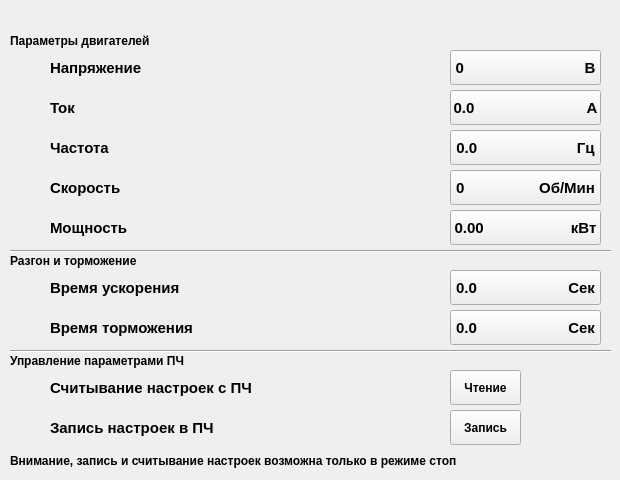
     <widget class="QWidget" name="Settings_Station_Settings_Engine_Parameters_page">
      <widget class="QLabel" name="label_81">
       <property name="geometry">
        <rect>
         <x>50</x>
         <y>50</y>
         <width>191</width>
         <height>35</height>
        </rect>
       </property>
       <property name="font">
        <font>
         <family>Arial</family>
         <pointsize>11</pointsize>
         <weight>75</weight>
         <bold>true</bold>
        </font>
       </property>
       <property name="text">
        <string>Напряжение</string>
       </property>
      </widget>
      <widget class="QLabel" name="station_settings_engine_parameters_icon_label_1">
       <property name="geometry">
        <rect>
         <x>10</x>
         <y>50</y>
         <width>40</width>
         <height>35</height>
        </rect>
       </property>
       <property name="text">
        <string/>
       </property>
      </widget>
      <widget class="QPushButton" name="station_settings_engine_parameters_voltage_18MotorVoltage_pushButton">
       <property name="geometry">
        <rect>
         <x>450</x>
         <y>50</y>
         <width>151</width>
         <height>35</height>
        </rect>
       </property>
       <property name="font">
        <font>
         <family>Arial</family>
         <pointsize>11</pointsize>
         <weight>75</weight>
         <bold>true</bold>
        </font>
       </property>
       <property name="text">
        <string>0                             B</string>
       </property>
      </widget>
      <widget class="QLabel" name="label_71">
       <property name="geometry">
        <rect>
         <x>10</x>
         <y>30</y>
         <width>171</width>
         <height>21</height>
        </rect>
       </property>
       <property name="font">
        <font>
         <family>Arial</family>
         <pointsize>9</pointsize>
         <weight>75</weight>
         <bold>true</bold>
        </font>
       </property>
       <property name="text">
        <string>Параметры двигателей</string>
       </property>
      </widget>
      <widget class="QLabel" name="station_settings_engine_parameters_icon_label_2">
       <property name="geometry">
        <rect>
         <x>10</x>
         <y>90</y>
         <width>40</width>
         <height>35</height>
        </rect>
       </property>
       <property name="text">
        <string/>
       </property>
      </widget>
      <widget class="QLabel" name="station_settings_engine_parameters_icon_label_3">
       <property name="geometry">
        <rect>
         <x>10</x>
         <y>130</y>
         <width>40</width>
         <height>35</height>
        </rect>
       </property>
       <property name="text">
        <string/>
       </property>
      </widget>
      <widget class="QLabel" name="station_settings_engine_parameters_icon_label_4">
       <property name="geometry">
        <rect>
         <x>10</x>
         <y>170</y>
         <width>40</width>
         <height>35</height>
        </rect>
       </property>
       <property name="text">
        <string/>
       </property>
      </widget>
      <widget class="QLabel" name="station_settings_engine_parameters_icon_label_5">
       <property name="geometry">
        <rect>
         <x>10</x>
         <y>210</y>
         <width>40</width>
         <height>35</height>
        </rect>
       </property>
       <property name="text">
        <string/>
       </property>
      </widget>
      <widget class="QLabel" name="label_85">
       <property name="geometry">
        <rect>
         <x>50</x>
         <y>90</y>
         <width>191</width>
         <height>35</height>
        </rect>
       </property>
       <property name="font">
        <font>
         <family>Arial</family>
         <pointsize>11</pointsize>
         <weight>75</weight>
         <bold>true</bold>
        </font>
       </property>
       <property name="text">
        <string>Ток</string>
       </property>
      </widget>
      <widget class="QLabel" name="label_72">
       <property name="geometry">
        <rect>
         <x>10</x>
         <y>250</y>
         <width>171</width>
         <height>21</height>
        </rect>
       </property>
       <property name="font">
        <font>
         <family>Arial</family>
         <pointsize>9</pointsize>
         <weight>75</weight>
         <bold>true</bold>
        </font>
       </property>
       <property name="text">
        <string>Разгон и торможение</string>
       </property>
      </widget>
      <widget class="QLabel" name="label_86">
       <property name="geometry">
        <rect>
         <x>10</x>
         <y>350</y>
         <width>181</width>
         <height>21</height>
        </rect>
       </property>
       <property name="font">
        <font>
         <family>Arial</family>
         <pointsize>9</pointsize>
         <weight>75</weight>
         <bold>true</bold>
        </font>
       </property>
       <property name="text">
        <string>Управление параметрами ПЧ</string>
       </property>
      </widget>
      <widget class="Line" name="station_settings_engine_parameters_line_1">
       <property name="geometry">
        <rect>
         <x>10</x>
         <y>250</y>
         <width>601</width>
         <height>2</height>
        </rect>
       </property>
       <property name="frameShadow">
        <enum>QFrame::Sunken</enum>
       </property>
       <property name="orientation">
        <enum>Qt::Horizontal</enum>
       </property>
      </widget>
      <widget class="Line" name="station_settings_engine_parameters_line_2">
       <property name="geometry">
        <rect>
         <x>10</x>
         <y>350</y>
         <width>601</width>
         <height>2</height>
        </rect>
       </property>
       <property name="frameShadow">
        <enum>QFrame::Sunken</enum>
       </property>
       <property name="orientation">
        <enum>Qt::Horizontal</enum>
       </property>
      </widget>
      <widget class="QLabel" name="station_settings_engine_parameters_icon_label_6">
       <property name="geometry">
        <rect>
         <x>10</x>
         <y>270</y>
         <width>40</width>
         <height>35</height>
        </rect>
       </property>
       <property name="text">
        <string/>
       </property>
      </widget>
      <widget class="QLabel" name="station_settings_engine_parameters_icon_label_7">
       <property name="geometry">
        <rect>
         <x>10</x>
         <y>310</y>
         <width>40</width>
         <height>35</height>
        </rect>
       </property>
       <property name="text">
        <string/>
       </property>
      </widget>
      <widget class="QLabel" name="label_87">
       <property name="geometry">
        <rect>
         <x>50</x>
         <y>130</y>
         <width>191</width>
         <height>35</height>
        </rect>
       </property>
       <property name="font">
        <font>
         <family>Arial</family>
         <pointsize>11</pointsize>
         <weight>75</weight>
         <bold>true</bold>
        </font>
       </property>
       <property name="text">
        <string>Частота</string>
       </property>
      </widget>
      <widget class="QLabel" name="label_89">
       <property name="geometry">
        <rect>
         <x>50</x>
         <y>170</y>
         <width>191</width>
         <height>35</height>
        </rect>
       </property>
       <property name="font">
        <font>
         <family>Arial</family>
         <pointsize>11</pointsize>
         <weight>75</weight>
         <bold>true</bold>
        </font>
       </property>
       <property name="text">
        <string>Скорость</string>
       </property>
      </widget>
      <widget class="QLabel" name="label_90">
       <property name="geometry">
        <rect>
         <x>50</x>
         <y>210</y>
         <width>191</width>
         <height>35</height>
        </rect>
       </property>
       <property name="font">
        <font>
         <family>Arial</family>
         <pointsize>11</pointsize>
         <weight>75</weight>
         <bold>true</bold>
        </font>
       </property>
       <property name="text">
        <string>Мощность</string>
       </property>
      </widget>
      <widget class="QLabel" name="label_91">
       <property name="geometry">
        <rect>
         <x>50</x>
         <y>270</y>
         <width>191</width>
         <height>35</height>
        </rect>
       </property>
       <property name="font">
        <font>
         <family>Arial</family>
         <pointsize>11</pointsize>
         <weight>75</weight>
         <bold>true</bold>
        </font>
       </property>
       <property name="text">
        <string>Время ускорения</string>
       </property>
      </widget>
      <widget class="QLabel" name="label_92">
       <property name="geometry">
        <rect>
         <x>50</x>
         <y>310</y>
         <width>191</width>
         <height>35</height>
        </rect>
       </property>
       <property name="font">
        <font>
         <family>Arial</family>
         <pointsize>11</pointsize>
         <weight>75</weight>
         <bold>true</bold>
        </font>
       </property>
       <property name="text">
        <string>Время торможения</string>
       </property>
      </widget>
      <widget class="QLabel" name="label_93">
       <property name="geometry">
        <rect>
         <x>50</x>
         <y>370</y>
         <width>211</width>
         <height>35</height>
        </rect>
       </property>
       <property name="font">
        <font>
         <family>Arial</family>
         <pointsize>11</pointsize>
         <weight>75</weight>
         <bold>true</bold>
        </font>
       </property>
       <property name="text">
        <string>Считывание настроек с ПЧ</string>
       </property>
      </widget>
      <widget class="QLabel" name="label_94">
       <property name="geometry">
        <rect>
         <x>50</x>
         <y>410</y>
         <width>211</width>
         <height>35</height>
        </rect>
       </property>
       <property name="font">
        <font>
         <family>Arial</family>
         <pointsize>11</pointsize>
         <weight>75</weight>
         <bold>true</bold>
        </font>
       </property>
       <property name="text">
        <string>Запись настроек в ПЧ</string>
       </property>
      </widget>
      <widget class="QLabel" name="station_settings_engine_parameters_icon_label_8">
       <property name="geometry">
        <rect>
         <x>10</x>
         <y>370</y>
         <width>40</width>
         <height>35</height>
        </rect>
       </property>
       <property name="text">
        <string/>
       </property>
      </widget>
      <widget class="QLabel" name="station_settings_engine_parameters_icon_label_9">
       <property name="geometry">
        <rect>
         <x>10</x>
         <y>410</y>
         <width>40</width>
         <height>35</height>
        </rect>
       </property>
       <property name="text">
        <string/>
       </property>
      </widget>
      <widget class="QPushButton" name="station_settings_engine_parameters_amperage_18MotorCurrent_pushButton">
       <property name="geometry">
        <rect>
         <x>450</x>
         <y>90</y>
         <width>151</width>
         <height>35</height>
        </rect>
       </property>
       <property name="font">
        <font>
         <family>Arial</family>
         <pointsize>11</pointsize>
         <weight>75</weight>
         <bold>true</bold>
        </font>
       </property>
       <property name="text">
        <string>0.0                           А</string>
       </property>
      </widget>
      <widget class="QPushButton" name="station_settings_engine_parameters_frequency_18MotorFrequency_pushButton">
       <property name="geometry">
        <rect>
         <x>450</x>
         <y>130</y>
         <width>151</width>
         <height>35</height>
        </rect>
       </property>
       <property name="font">
        <font>
         <family>Arial</family>
         <pointsize>11</pointsize>
         <weight>75</weight>
         <bold>true</bold>
        </font>
       </property>
       <property name="text">
        <string>0.0                        Гц</string>
       </property>
      </widget>
      <widget class="QPushButton" name="station_settings_engine_parameters_speed_18MotorSpeed_pushButton">
       <property name="geometry">
        <rect>
         <x>450</x>
         <y>170</y>
         <width>151</width>
         <height>35</height>
        </rect>
       </property>
       <property name="font">
        <font>
         <family>Arial</family>
         <pointsize>11</pointsize>
         <weight>75</weight>
         <bold>true</bold>
        </font>
       </property>
       <property name="text">
        <string>0                  Об/Мин</string>
       </property>
      </widget>
      <widget class="QPushButton" name="station_settings_engine_parameters_power_18MotorPower_pushButton">
       <property name="geometry">
        <rect>
         <x>450</x>
         <y>210</y>
         <width>151</width>
         <height>35</height>
        </rect>
       </property>
       <property name="font">
        <font>
         <family>Arial</family>
         <pointsize>11</pointsize>
         <weight>75</weight>
         <bold>true</bold>
        </font>
       </property>
       <property name="text">
        <string>0.00                     кВт</string>
       </property>
      </widget>
      <widget class="QLabel" name="shield_15_label">
       <property name="geometry">
        <rect>
         <x>410</x>
         <y>50</y>
         <width>40</width>
         <height>35</height>
        </rect>
       </property>
       <property name="text">
        <string/>
       </property>
      </widget>
      <widget class="QLabel" name="shield_16_label">
       <property name="geometry">
        <rect>
         <x>410</x>
         <y>90</y>
         <width>40</width>
         <height>35</height>
        </rect>
       </property>
       <property name="text">
        <string/>
       </property>
      </widget>
      <widget class="QLabel" name="shield_17_label">
       <property name="geometry">
        <rect>
         <x>410</x>
         <y>130</y>
         <width>40</width>
         <height>35</height>
        </rect>
       </property>
       <property name="text">
        <string/>
       </property>
      </widget>
      <widget class="QLabel" name="shield_18_label">
       <property name="geometry">
        <rect>
         <x>410</x>
         <y>170</y>
         <width>40</width>
         <height>35</height>
        </rect>
       </property>
       <property name="text">
        <string/>
       </property>
      </widget>
      <widget class="QLabel" name="shield_19_label">
       <property name="geometry">
        <rect>
         <x>410</x>
         <y>210</y>
         <width>40</width>
         <height>35</height>
        </rect>
       </property>
       <property name="text">
        <string/>
       </property>
      </widget>
      <widget class="QLabel" name="shield_20_label">
       <property name="geometry">
        <rect>
         <x>410</x>
         <y>270</y>
         <width>40</width>
         <height>35</height>
        </rect>
       </property>
       <property name="text">
        <string/>
       </property>
      </widget>
      <widget class="QLabel" name="shield_21_label">
       <property name="geometry">
        <rect>
         <x>410</x>
         <y>310</y>
         <width>40</width>
         <height>35</height>
        </rect>
       </property>
       <property name="text">
        <string/>
       </property>
      </widget>
      <widget class="QPushButton" name="station_settings_engine_parameters_acceleration_time_18AccelerationTime_pushButton">
       <property name="geometry">
        <rect>
         <x>450</x>
         <y>270</y>
         <width>151</width>
         <height>35</height>
        </rect>
       </property>
       <property name="font">
        <font>
         <family>Arial</family>
         <pointsize>11</pointsize>
         <weight>75</weight>
         <bold>true</bold>
        </font>
       </property>
       <property name="text">
        <string>0.0                      Сек</string>
       </property>
      </widget>
      <widget class="QPushButton" name="station_settings_engine_parameters_slow_down_time_18DecelerationTime_pushButton">
       <property name="geometry">
        <rect>
         <x>450</x>
         <y>310</y>
         <width>151</width>
         <height>35</height>
        </rect>
       </property>
       <property name="font">
        <font>
         <family>Arial</family>
         <pointsize>11</pointsize>
         <weight>75</weight>
         <bold>true</bold>
        </font>
       </property>
       <property name="text">
        <string>0.0                      Сек</string>
       </property>
      </widget>
      <widget class="QPushButton" name="station_settings_engine_parameters_read_settings_pushButton">
       <property name="geometry">
        <rect>
         <x>450</x>
         <y>370</y>
         <width>71</width>
         <height>35</height>
        </rect>
       </property>
       <property name="font">
        <font>
         <family>Arial</family>
         <pointsize>9</pointsize>
         <weight>75</weight>
         <bold>true</bold>
        </font>
       </property>
       <property name="text">
        <string>Чтение</string>
       </property>
      </widget>
      <widget class="QPushButton" name="station_settings_engine_parameters_write_settings_pushButton">
       <property name="geometry">
        <rect>
         <x>450</x>
         <y>410</y>
         <width>71</width>
         <height>35</height>
        </rect>
       </property>
       <property name="font">
        <font>
         <family>Arial</family>
         <pointsize>9</pointsize>
         <weight>75</weight>
         <bold>true</bold>
        </font>
       </property>
       <property name="text">
        <string>Запись</string>
       </property>
      </widget>
      <widget class="QLabel" name="shield_22_label">
       <property name="geometry">
        <rect>
         <x>410</x>
         <y>370</y>
         <width>40</width>
         <height>35</height>
        </rect>
       </property>
       <property name="text">
        <string/>
       </property>
      </widget>
      <widget class="QLabel" name="shield_23_label">
       <property name="geometry">
        <rect>
         <x>410</x>
         <y>410</y>
         <width>40</width>
         <height>35</height>
        </rect>
       </property>
       <property name="text">
        <string/>
       </property>
      </widget>
      <widget class="QLabel" name="label_268">
       <property name="geometry">
        <rect>
         <x>10</x>
         <y>450</y>
         <width>451</width>
         <height>21</height>
        </rect>
       </property>
       <property name="font">
        <font>
         <family>Arial</family>
         <pointsize>9</pointsize>
         <weight>75</weight>
         <bold>true</bold>
        </font>
       </property>
       <property name="text">
        <string>Внимание, запись и считывание настроек возможна только в режиме стоп</string>
       </property>
      </widget>
     </widget>
